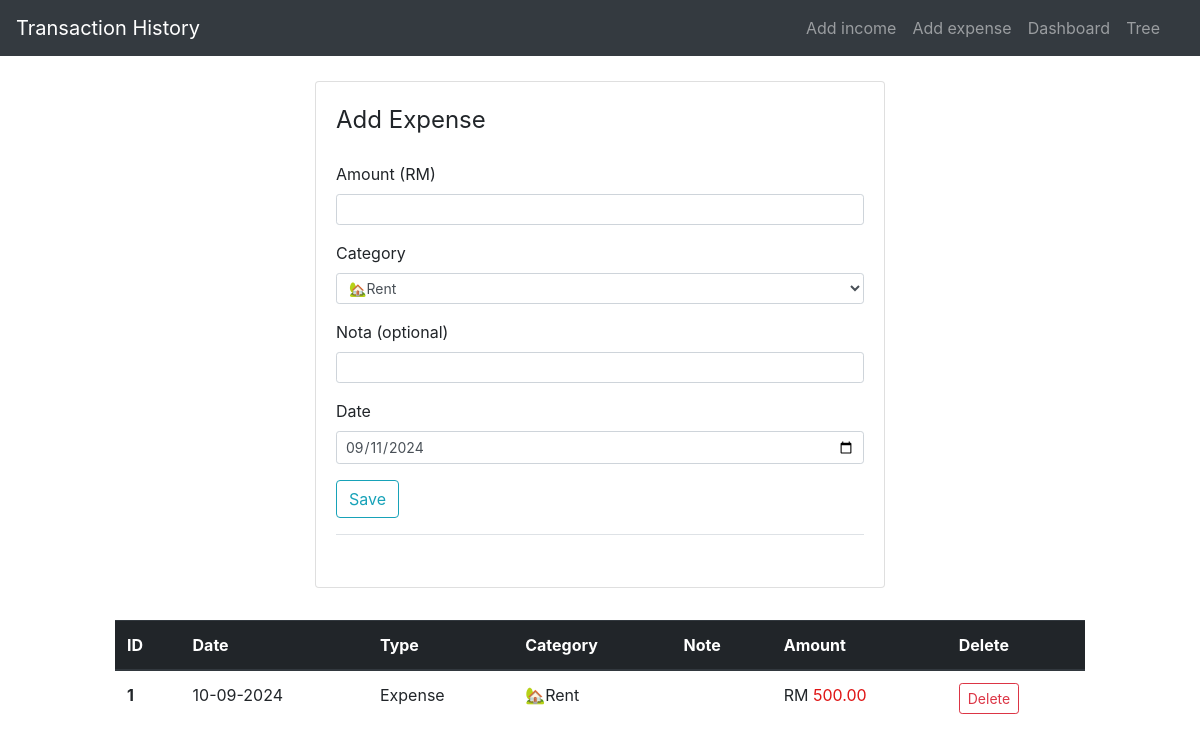
Before: /addexpense with the older database file.
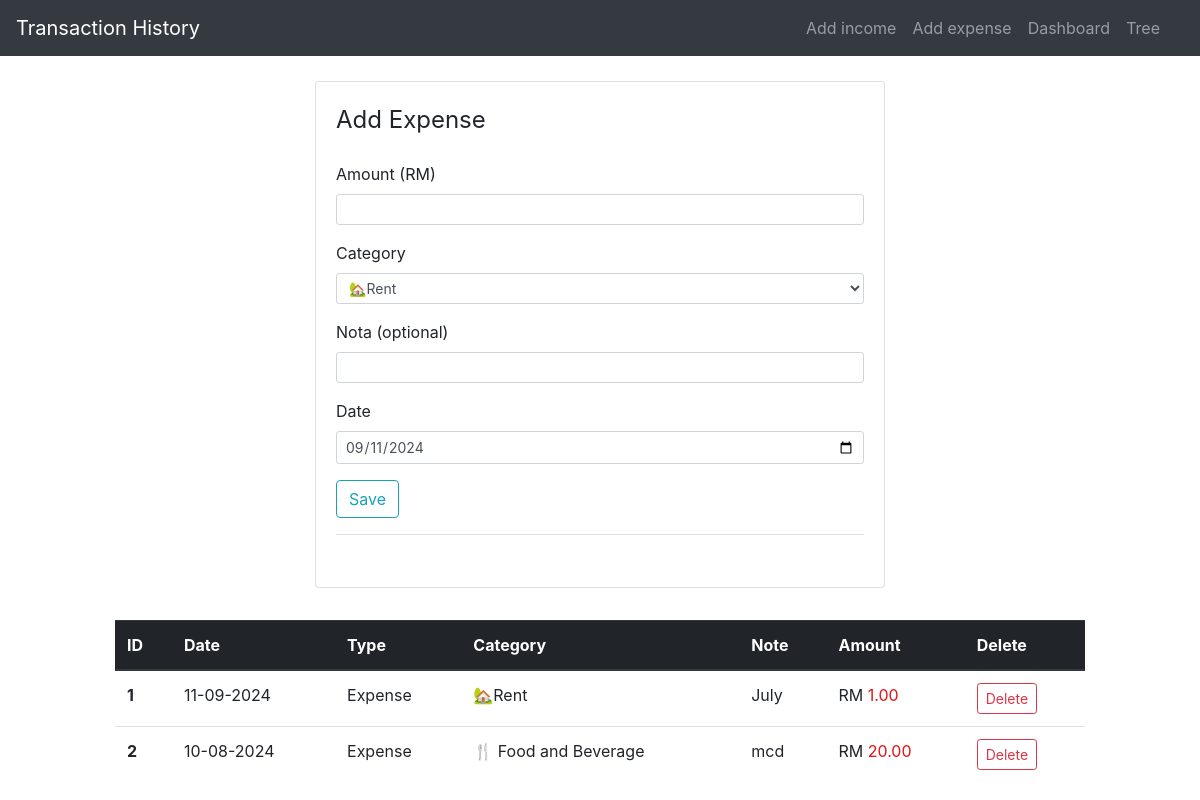
After: the same page with the newer database file.
### application/models.py (models this page shows, shortened)
class add_expenses(db.Model):
    id = db.Column(db.Integer, primary_key=True)
    amount = db.Column(db.Double, nullable=False)
    category = db.Column(db.String(30),nullable=False)
    date = db.Column(db.DateTime, nullable=False)
    type = db.Column(db.String(10), nullable=False, default= 'Expense')
    nota = db.Column(db.String(15))

### application/routes.py (the view, shortened to what this page needs)
@app.route('/addexpense', methods = ["POST", "GET"])
def add_expense():
    form = ExpenseForm()
    expenses = add_expenses.query.order_by(add_expenses.date.desc()).all()
    return render_template('add_expense.html', title="Add expense", form=form, expenses=expenses )

### application/form.py
class ExpenseForm(FlaskForm):
    amount = DecimalField('Amount (RM)', validators = [DataRequired(), NumberRange(min=0.01)])
    category = SelectField ('Category' , validators=[DataRequired()],
                                            choices  =[('🏡Rent', '🏡Rent'),
                                                      ('🍴 Food and Beverage','🍴 Food and Beverage'),
                                                      ('🛍️ Shopping','🛍️ Shopping'),
                                                      ('🚊 Transport',' 🚊Transport')])
    date = DateField('Date', format='%Y-%m-%d', default=date.today, validators = [DataRequired()])
    nota = StringField('Nota (optional)', validators = [Optional()])
    submit = SubmitField('Save')

### application/templates/add_expense.html (shortened to what this page needs)
{% extends 'layout.html' %}
{% block content %}
<div class="col-xs-10 col-sm-6 col-md-6 ml-auto mr-auto">
    <div class="card card-style mb-2">
        <div class="card-body">
            <form action="" method="POST">
                <fieldset class="form-group">
                        <legend class="mb-4">Add Expense</legend>
                    <div class="form-group">
                        {{ form.amount.label(class="form-control-label") }}
                        {% if form.amount.errors %}
                        {{ form.amount(class="form-control form-control-sm is-invalid") }}
                        {% for error in form.amount.errors %}
                        <div class="invalid-feedback">
                            <span>{{error}}</span>
                        </div>
                        {% endfor %}
                        {% else %}
                        {{ form.amount(class="form-control form-control-sm") }}
                        {% endif %}
                    </div>
                    <div class="form-group">
                        {{ form.category.label(class = "form-control-label") }}
                        {{ form.category(class = "form-control form-control-sm") }}
                    </div>
                    <div class="form-group">
                        {{ form.nota.label(class = "form-control-label") }}
                        {{ form.nota(class = "form-control form-control-sm") }}
                    </div>
                    <div class="form-group">
                        {{ form.date.label(class = "form-control-label") }}
                        {{ form.date(class = "form-control form-control-sm") }}
                    </div>
                    <div class="form-group border-bottom pb-3">
                        {{ form.submit(class="btn btn-outline-info")}}
                    </div>
                </fieldset>
            </form>
        </div>
    </div>
</div>
<div class="col-sm-10 ml-auto mr-auto ">
    <br>
    <table class="table">
        <thead class="thead-dark">
            <tr>
                <th scope="col">ID</th>
                <th scope="col">Date</th>
                <th scope="col">Type</th>
                <th scope="col">Category</th>
                <th scope="col">Note</th>
                <th scope="col">Amount</th>
                <th scope="col">Delete</th>
            </tr>
        </thead>
        <tbody>
            {% for entry in expenses %}
                    <tr>
                        <th scope="row">{{loop.index}}</th>
                        <td>{{entry.date.strftime("%d-%m-%Y")}}</td>
                        <td>{{entry.type}}</td>
                        <td>{{entry.category }}</td>
                        <td>{{entry.nota }}</td>
                        <td class="amount-field">RM <span style="color: rgb(223, 20, 20);">{{ "{:.2f}".format(entry.amount) }}</span></td>
                        <td><a href="{{ url_for('delete', entry_id = entry.id, entry_type=entry.type, entry_amount=entry.amount, entry_date=entry.date.strftime('%Y-%m-%d %H:%M:%S'), next=url_for('add_expense'), type='Expense' ) }}"  class="btn btn-outline-danger btn-sm">Delete</a></td>
                    </tr>
            {% endfor %}
        </tbody>
    </table>
</div>
{% endblock %}

Changed rows visible on the page:
removed add_expenses: date "10-09-2024", type "Expense", category "🏡Rent", amount "500.00"
added add_expenses: date "11-09-2024", type "Expense", category "🏡Rent", nota "July", amount "1.00"
added add_expenses: date "10-08-2024", type "Expense", category "🍴 Food and Beverage", nota "mcd", amount "20.00"
